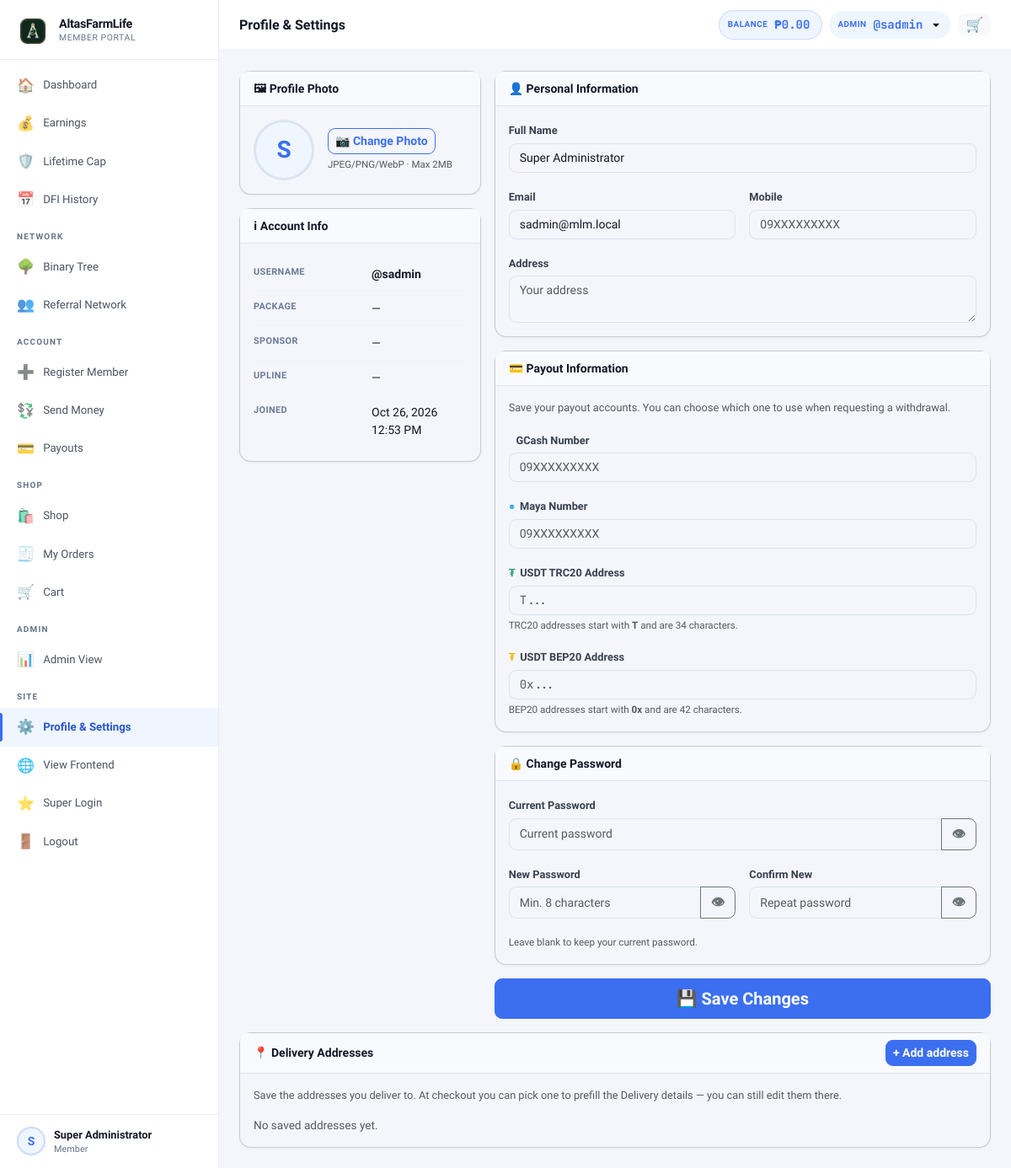
The page /?page=profile (signed in) on the database its author committed.
### tables this page shows
CREATE TABLE settings (
  key_name   VARCHAR(80) NOT NULL PRIMARY KEY,
  value      TEXT        NOT NULL,
  updated_at TIMESTAMP DEFAULT CURRENT_TIMESTAMP ON UPDATE CURRENT_TIMESTAMP
);

CREATE TABLE users (
  id                INT UNSIGNED AUTO_INCREMENT PRIMARY KEY,
  username          VARCHAR(40)  NOT NULL UNIQUE,
  password_hash     VARCHAR(255) NOT NULL,
  role              ENUM('member','admin','superadmin') NOT NULL DEFAULT 'member',
  package_id        INT UNSIGNED NULL,
  reg_code_id           INT UNSIGNED NULL,
  reg_payment_method    ENUM('code','ewallet','pending','standard') NOT NULL DEFAULT 'code',
  reg_paid_by           INT UNSIGNED NULL,

   
  sponsor_id        INT UNSIGNED NULL,
  binary_parent_id  INT UNSIGNED NULL,
  binary_position   ENUM('left','right') NULL,

   
  left_count        INT UNSIGNED NOT NULL DEFAULT 0,
  left_count_paid   INT UNSIGNED NOT NULL DEFAULT 0,
  right_count       INT UNSIGNED NOT NULL DEFAULT 0,
  right_count_paid  INT UNSIGNED NOT NULL DEFAULT 0,
  pairs_paid        INT UNSIGNED NOT NULL DEFAULT 0,
  pairs_flushed     INT UNSIGNED NOT NULL DEFAULT 0,
  pairs_paid_today  INT UNSIGNED NOT NULL DEFAULT 0,   

   
  lifetime_earned       DECIMAL(14,2) NOT NULL DEFAULT 0.00,
  cap_status            ENUM('active','capped','perminact') NOT NULL DEFAULT 'active',
  capping_bypass        TINYINT(1)   NOT NULL DEFAULT 0,
  daily_cap_bypass      TINYINT(1)   NOT NULL DEFAULT 0,
  capped_at             TIMESTAMP NULL,
  last_reactivation_at  TIMESTAMP NULL,
  dfi_days_used         INT UNSIGNED NOT NULL DEFAULT 0,
  dfi_active            TINYINT(1)   NOT NULL DEFAULT 1,
  cd_active             TINYINT(1)   NOT NULL DEFAULT 0,
  ewallet_sent_today      DECIMAL(12,2) NOT NULL DEFAULT 0.00,
  ewallet_sent_this_week  DECIMAL(12,2) NOT NULL DEFAULT 0.00,

   
  full_name         VARCHAR(120) NULL,
  email             VARCHAR(120) NULL,
  mobile            VARCHAR(20)  NULL,
  gcash_number      VARCHAR(20)  NULL,
  maya_number       VARCHAR(20)  NULL,
  usdt_trc20_address VARCHAR(100) NULL,
  usdt_bep20_address VARCHAR(100) NULL,
  address           TEXT         NULL,
  photo             VARCHAR(200) NULL,

  ewallet_balance       DECIMAL(14,2) NOT NULL DEFAULT 0.00,
  withdrawable_balance  DECIMAL(14,2) NOT NULL DEFAULT 0.00,
  status                ENUM('active','suspended','pending','deactivated') NOT NULL DEFAULT 'active',
  joined_at         TIMESTAMP DEFAULT CURRENT_TIMESTAMP,
  last_login        TIMESTAMP NULL,

  FOREIGN KEY (sponsor_id)       REFERENCES users(id) ON DELETE SET NULL,
  FOREIGN KEY (binary_parent_id) REFERENCES users(id) ON DELETE SET NULL,
  FOREIGN KEY (package_id)       REFERENCES packages(id) ON DELETE SET NULL
);

### views/member/profile.php (the view, shortened to what the rows shown need)
<?php require 'views/partials/head.php'; ?>
<?php require 'views/partials/sidebar_member.php'; ?>
<div class="main-content">
  <?php require 'views/partials/topbar.php'; ?>
  <div class="page-content">
    <form method="POST" action="<?= link_to('save_profile') ?>" enctype="multipart/form-data">
      <div class="row g-3">
        <div class="col-12 col-lg-4 d-flex flex-column gap-3">
          <div class="card">
            <div class="card-body d-flex align-items-center gap-3 flex-wrap">
              <div id="avatarWrap" style="width:72px;height:72px;border-radius:50%;overflow:hidden;background:var(--primary-light);display:flex;align-items:center;justify-content:center;font-size:1.75rem;font-weight:700;color:var(--primary);border:3px solid #dde3ef;flex-shrink:0;">
                <?php if ($user['photo']): ?><img id="photoPreview" src="<?= APP_URL ?>/uploads/<?= e($user['photo']) ?>" style="width:100%;height:100%;object-fit:cover;"><?php else: ?><span id="photoInitial"><?= strtoupper(substr($user['username'], 0, 1)) ?></span><?php endif; ?>
              </div>
            </div>
          </div>
          <div class="card">
            <div class="card-body">
              <table class="info-table">
                <tr>
                  <td><strong>@<?= e($user['username']) ?></strong></td>
                </tr>
                <tr>
                  <td>Joined</td>
                  <td><?= fmt_datetime($user['joined_at']) ?></td>
                </tr>
              </table>
            </div>
          </div>
        </div>
        <div class="col-12 col-lg-8 d-flex flex-column gap-3">
          <div class="card">
            <div class="card-body">
              <div class="mb-3"><label class="form-label">Full Name</label><input type="text" name="full_name" class="form-control" value="<?= e($user['full_name'] ?? '') ?>" placeholder="Your full name"></div>
              <div class="row g-3">
                <div class="col-md-6 mb-3"><label class="form-label">Email</label><input type="email" name="email" class="form-control" value="<?= e($user['email'] ?? '') ?>" placeholder="email@example.com"></div>
              </div>
            </div>
          </div>
        </div>
      </div>
    </form>
  </div>
</div>
<?php require 'views/partials/footer.php'; ?>

### views/partials/sidebar_member.php (shortened to what the rows shown need)
<?php
$cp      = current_page();
$user    = Auth::user();
$initial = strtoupper(substr($user['username'] ?? 'U', 0, 1));
$name    = $user['full_name'] ?: ('@' . $user['username']);
$view    = $_GET['view'] ?? '';
$nav = [
  ['page' => 'dashboard', 'icon' => '🏠', 'label' => 'Dashboard',        'pages' => ['dashboard']],
  ['page' => 'earnings',  'icon' => '💰', 'label' => 'Earnings',         'pages' => ['earnings']],
  ['page' => 'cap_status', 'icon' => '🛡️', 'label' => 'Lifetime Cap',     'pages' => ['cap_status']],
  ['page' => 'dfi_history', 'icon' => '📅', 'label' => 'DFI History',      'pages' => ['dfi_history']],
  'SEPARATOR:Network',
];
$hasBinary = Auth::isAdmin() || Package::hasPairing((int)($user['package_id'] ?? 0));
if ($hasBinary) {
  $nav[] = ['page' => 'genealogy&view=binary',  'icon' => '🌳', 'label' => 'Binary Tree',      'pages' => ['genealogy'], 'view' => 'binary'];
}
$nav[] = ['page' => 'genealogy&view=referral', 'icon' => '👥', 'label' => 'Referral Network', 'pages' => ['genealogy'], 'view' => 'referral'];
$nav[] = 'SEPARATOR:Account';
$nav[] = ['page' => 'register&sponsor=' . $user['username'], 'icon' => '➕', 'label' => 'Register Member', 'pages' => ['register']];
$nav[] = ['page' => 'ewallet_transfer', 'icon' => '💱', 'label' => 'Send Money', 'pages' => ['ewallet_transfer']];
$nav[] = ['page' => 'payout',  'icon' => '💳', 'label' => 'Payouts',   'pages' => ['payout']];
$cartBadge = Cart::itemCountForMember((int) ($user['id'] ?? 0));
$nav[] = 'SEPARATOR:Shop';
$nav[] = ['page' => 'shop',        'icon' => '🛍️', 'label' => 'Shop',      'pages' => ['shop']];
$nav[] = ['page' => 'shop_orders', 'icon' => '🧾', 'label' => 'My Orders', 'pages' => ['shop_orders', 'shop_order']];
$nav[] = ['page' => 'cart',        'icon' => '🛒', 'label' => 'Cart',      'pages' => ['cart'], 'badge' => $cartBadge, 'badge_class' => 'sidebar-cart-badge'];
if (Auth::isAdmin()) {
  $nav[] = 'SEPARATOR:Admin';
  $nav[] = ['page' => 'admin', 'icon' => '📊', 'label' => 'Admin View', 'pages' => []];
}
$nav[] = 'SEPARATOR:Site';
$nav[] = ['page' => 'profile', 'icon' => '⚙️', 'label' => 'Profile & Settings', 'pages' => ['profile']];
$nav[] = ['page' => '__frontend__', 'icon' => '🌐', 'label' => 'View Frontend', 'pages' => []];
if (!function_exists('renderSidebarNav')) {
function renderSidebarNav($nav, $cp, $user, $view, $initial, $name)
{ ?>
  <div class="sidebar-brand">
    <div>
      <div class="brand-name"><?= e(setting('site_name', APP_NAME)) ?></div>
      <div class="brand-sub">Member Portal</div>
    </div>
  </div>
  <div class="sidebar-footer">
    <div class="sidebar-user">
      <div class="user-avatar">
        <?php if (!empty($user['photo'])): ?>
          <img src="<?= APP_URL ?>/uploads/<?= e($user['photo']) ?>" alt="">
        <?php else: ?>
          <?= $initial ?>
        <?php endif; ?>
      </div>
      <div class="user-info">
        <div class="user-name"><?= e($name) ?></div>
        <div class="user-role"><?= e(($user['reg_payment_method'] ?? '') === 'standard' ? 'Standard' : ($user['package_name'] ?? 'Member')) ?></div>
      </div>
    </div>
  </div>
<?php } ?>
<?php }  ?>
<div class="sidebar d-none d-lg-flex flex-column">
  <?php renderSidebarNav($nav, $cp, $user, $view, $initial, $name); ?>
</div>

### views/partials/topbar.php (shortened to what the rows shown need)
<?php
if (isset($_GET['page']) && $_GET['page'] === 'admin_user_view' && !empty($_GET['id']) && Auth::isAdmin()) {
    $topbarUser = getUserById((int)$_GET['id']);
    if (!$topbarUser) {
        flash('error', 'User not found.');
        redirect('/?page=admin_users');
    }
    $walletUser = $topbarUser;
} else {
    $topbarUser = Auth::user();
    $walletUser = Auth::isSuperadmin() ? (User::find(Auth::actingAdminId()) ?: $topbarUser) : $topbarUser;
}
$topbarBalance = fmt_money($walletUser['ewallet_balance'] ?? 0);
$isMember      = ($topbarUser['role'] ?? '') === 'member';
?>
<div class="topbar-wrapper no-print">
    <div class="d-flex align-items-center gap-2">
        <?php if ($isMember || Auth::isSuperadmin()): ?>
            <div class="topbar-balance d-none d-sm-flex">
                <span class="bal-label">Balance</span>
                <span class="bal-amount" id="topbarBalance"><?= $topbarBalance ?></span>
            </div>
        <?php endif; ?>
        <div class="dropdown">
            <button class="topbar-balance border-0 dropdown-toggle" type="button"
                data-bs-toggle="dropdown" aria-expanded="false"
                title="<?= e($topbarUser['username'] ?? '') ?>" style="cursor:pointer;">
                <span class="bal-label"><?= Auth::isAdmin() ? 'Admin' : 'User' ?></span>
                <span class="bal-amount">@<?= e($topbarUser['username'] ?? '') ?></span>
            </button>
        </div>
    </div>
</div>

### rows shown on the page
settings: value "AltasFarmLife"
users: username "S", full_name "Super Administrator", username "sadmin", joined_at "Oct 26, 2026 12:53 PM", email "sadmin@mlm.local"
users: ewallet_balance "₱0.00"

### other values the page prints
$item['icon'] "🏠"
$item['label'] "Dashboard"
$item['icon'] "💰"
$item['label'] "Earnings"
$item['icon'] "🛡️"
$item['label'] "Lifetime Cap"
$item['icon'] "📅"
$item['label'] "DFI History"
substr($item, 10) "NETWORK"
$item['icon'] "🌳"
$item['label'] "Binary Tree"
$item['icon'] "👥"
$item['label'] "Referral Network"
substr($item, 10) "ACCOUNT"
$item['icon'] "➕"
